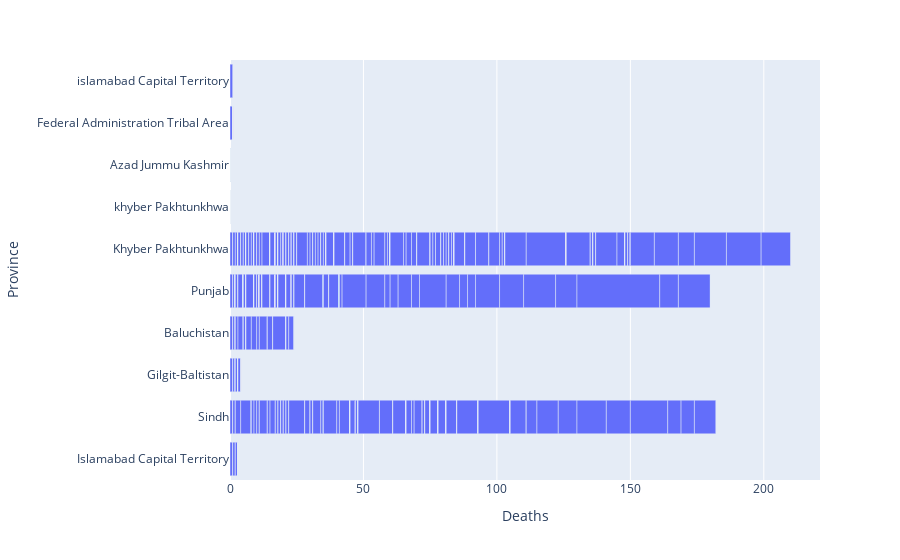

Notebook source saved alongside this figure:
### Code cell
import plotly.express as px
fig = px.bar(df, x='Deaths', y='Province')
fig.show()

### Figure 1 — Plotly figure (JSON) as saved in the notebook; plotly's stock layout.template omitted (floating-point values rounded to 4 significant figures; data arrays with more than 128 entries replaced by an {"elided": "..."} marker saying what was removed)
{"data": [{"alignmentgroup": "True", "hovertemplate": "Deaths=%{x}<br>Province=%{y}<extra></extra>", "legendgroup": "", "marker": {"color": "#636efa", "pattern": {"shape": ""}}, "name": "", "offsetgroup": "", "orientation": "h", "showlegend": false, "textposition": "auto", "type": "bar", "x": {"elided": "1327 int values"}, "xaxis": "x", "y": {"elided": "1327 str values"}, "yaxis": "y"}], "layout": {"barmode": "relative", "legend": {"tracegroupgap": 0}, "margin": {"t": 60}, "xaxis": {"anchor": "y", "domain": [0, 1], "title": {"text": "Deaths"}}, "yaxis": {"anchor": "x", "domain": [0, 1], "title": {"text": "Province"}}}}
